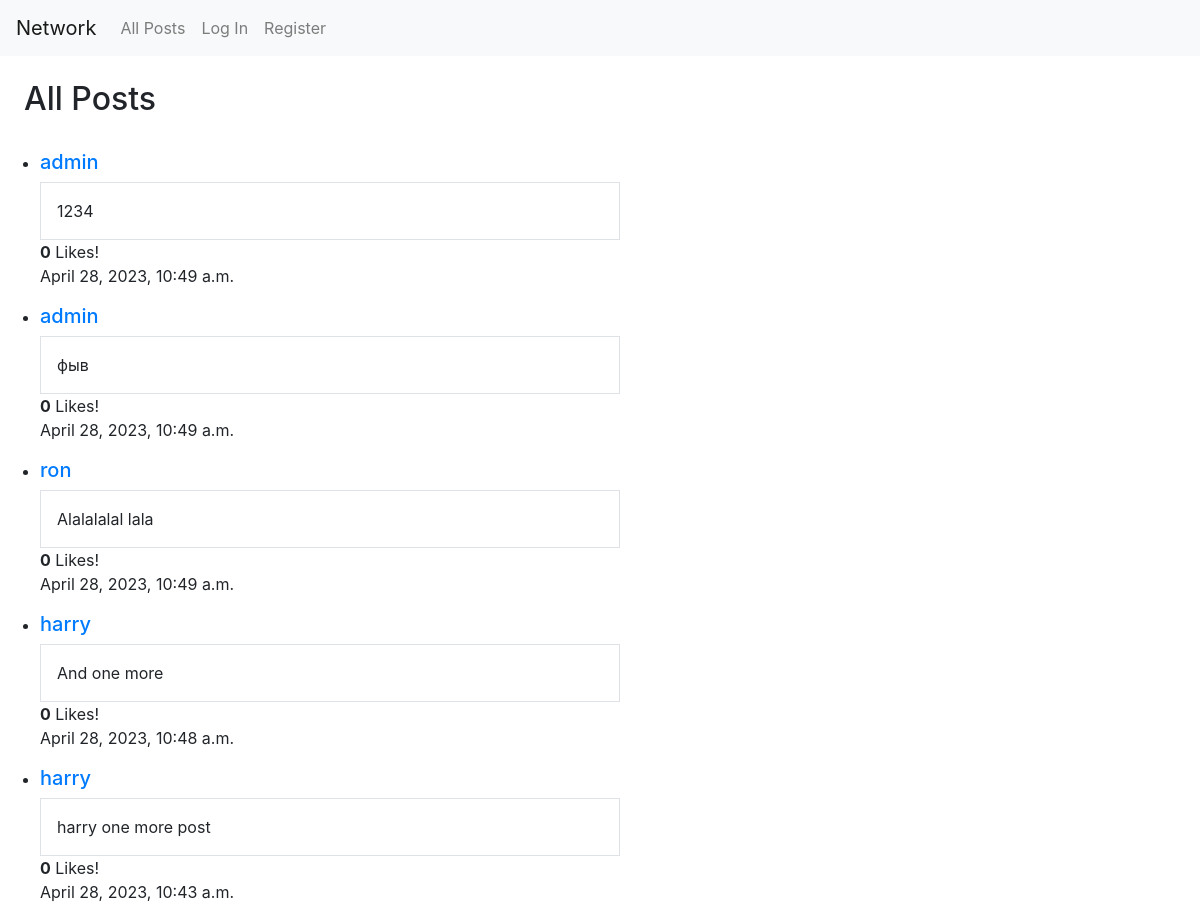
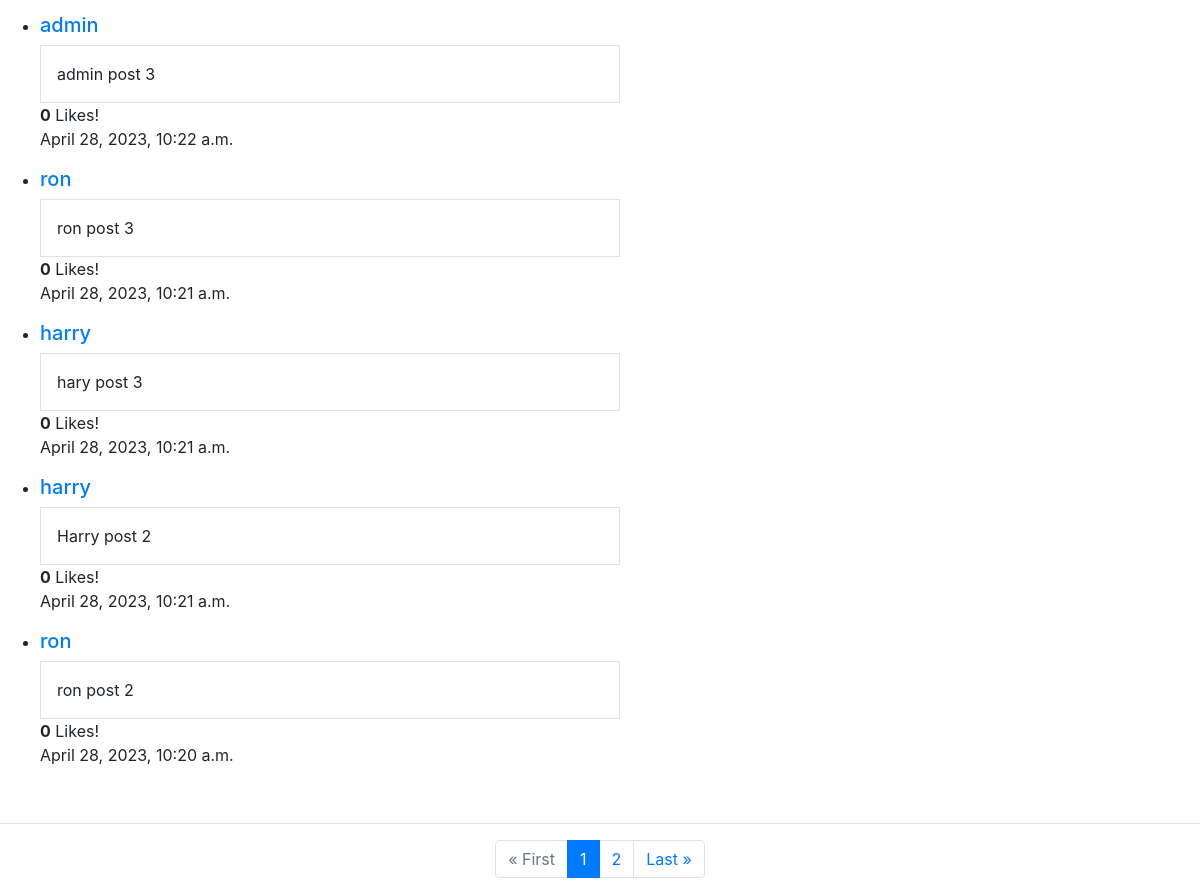
The app's page /, older data (2 pictures, top to bottom).
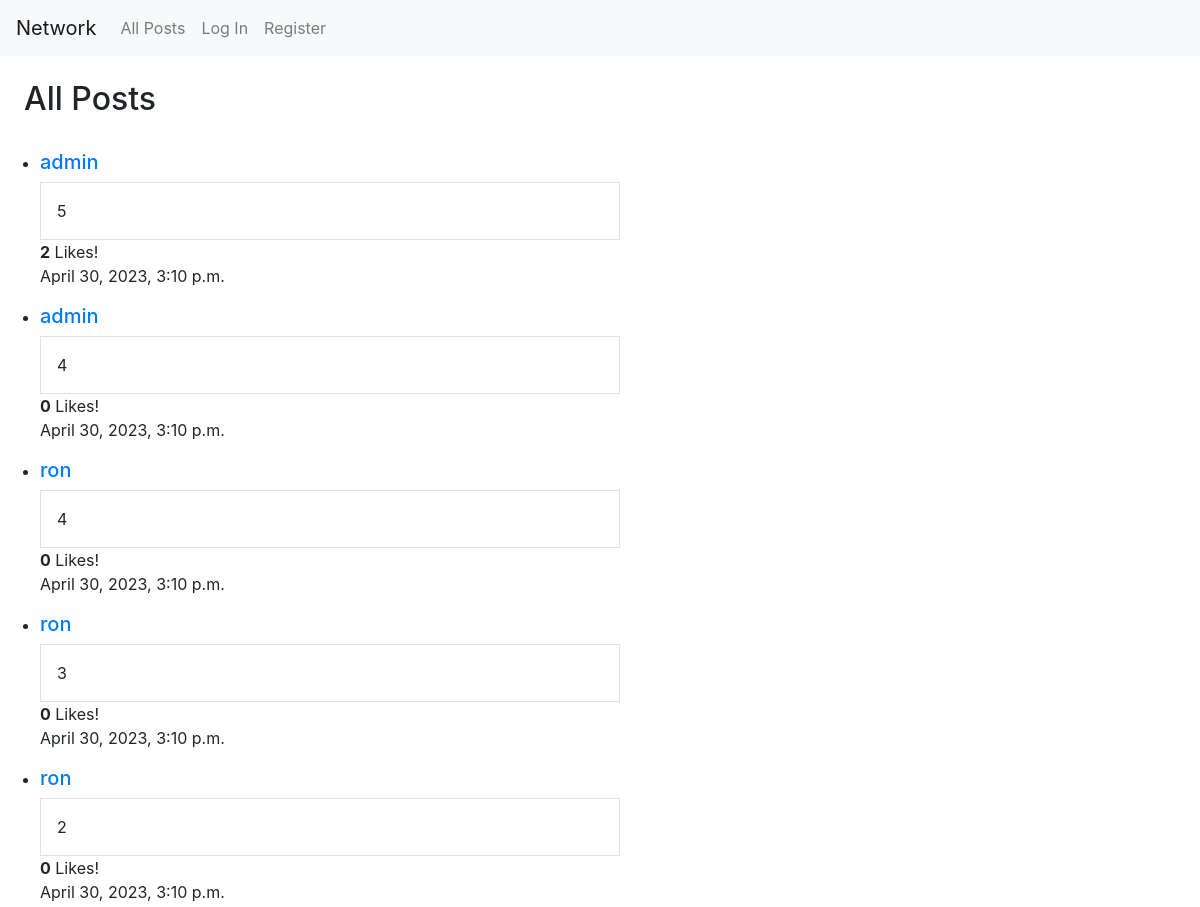
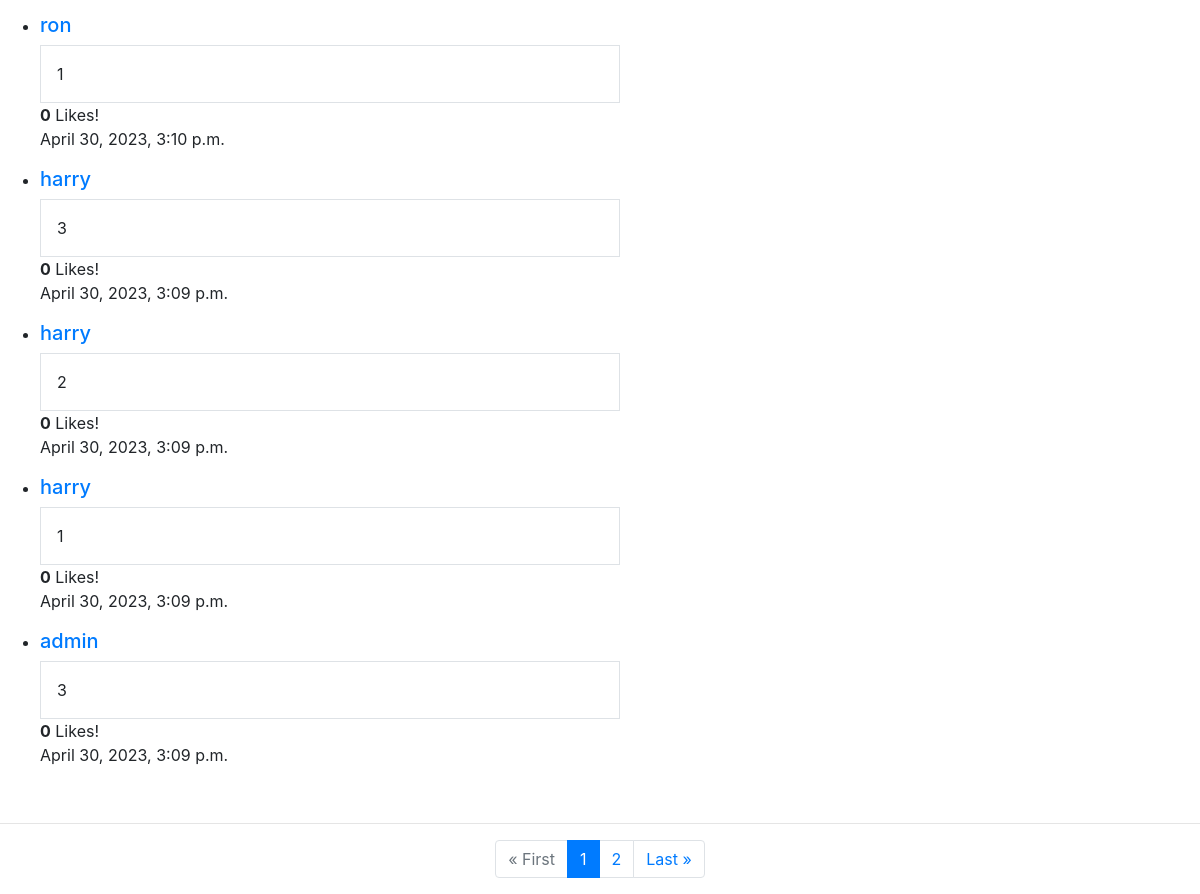
The same page, newer data (2 pictures, top to bottom).
### network/models.py (models this page shows, shortened)
class Post(models.Model):
    author = models.ForeignKey(User, on_delete=models.CASCADE, related_name="posts")
    content = models.CharField(max_length=150)
    likes = models.ManyToManyField(User, blank=True, verbose_name="Users that liked post", related_name="liked_posts")
    date = models.DateTimeField(auto_now_add=True)

class User(AbstractUser):
    pass

### network/views.py (the view)
# urls.py: path("", views.index, name="index"),
def index(request):
    if request.method == "POST":
        form = PostForm(request.POST)
        if form.is_valid():
            new_post = form.save(commit=False)
            new_post.author = request.user
            new_post.save()
            return HttpResponseRedirect(reverse("index"))
        else:
            return HttpResponseRedirect(reverse("index"))
    else:
        post_form = PostForm(initial={"content": "Write something here..."})
        posts = Post.objects.all().order_by("-date")
        paginator = Paginator(posts, 10)
        page_number = request.GET.get('page')
        page_obj = paginator.get_page(page_number)
        return render(request, "network/index.html", {
            "posts": posts,
            "page_obj": page_obj,
            "form": post_form
    })

### network/templates/network/index.html (shortened to what this page needs)
{% extends "network/layout.html" %}
{% block body %}
    <div class="AllPosts">
        <h2 class="p-4">All Posts</h2>
        <ul>
            {% for post in page_obj %}
                <li>
                    <h5><a href="{% url 'profile' user_id=post.author.id %}">{{ post.author }}</a></h5>
                    <div id="content_{{ post.id }}" class="p-3 border w-50">{{ post.content }}</div>
                    <div><b id="likeCount_{{ post.id }}">{{ post.likes.count }}</b> Likes!
                    </div>
                    <p>{{ post.date }}</p>
                </li>
            {% empty %}
                <p>There are no posts yet!</p>
            {% endfor %}
        </ul>
    </div>
    <br/><hr/>
<nav aria-label="Page navigation example">
    <ul class="pagination justify-content-center">
        {% if page_obj.has_previous %}
            <li class="page-item">
                <a class="page-link" href="?page=1">
                    &laquo; First
                </a>
            </li>
            <li class="page-item">
                <a class="page-link" href="?page={{ page_obj.previous_page_number }}">
                    {{ page_obj.previous_page_number }}
                </a>
            </li>
        {% else %}
            <li class="page-item disabled">
                <span class="page-link">
                    &laquo; First
                </span>
            </li>
        {% endif %}
        <li class="page-item active" aria-current="page">
            <span class="page-link">
                {{ page_obj.number }}
            </span>
        </li>
        {% if page_obj.has_next %}
            <li class="page-item">
                <a class="page-link" href="?page={{ page_obj.next_page_number }}">
                    {{ page_obj.next_page_number }}
                </a>
            </li>
            <li class="page-item">
                <a class="page-link" href="?page={{ page_obj.paginator.num_pages }}">
                    Last &raquo;
                </a>
            </li>
        {% else %}
            <li class="page-item disabled">
                <span class="page-link">
                    Last &raquo;
                </span>
            </li>
        {% endif %}
    </ul>
</nav>
{% endblock %}

Row changes from the older to the newer data that the page shows:
removed Post: author "admin", content "1234", likes.count "0", date "April 28, 2023, 10:49 a.m."
removed Post: author "admin", content "фыв", likes.count "0", date "April 28, 2023, 10:49 a.m."
changed Post (number 1 of 10 on the later page): author "ron" → "admin"; content "Alalalalal lala" → "5"; likes.count "0" → "2"; date "April 28, 2023, 10:49 a.m." → "April 30, 2023, 3:10 p.m."
changed Post (number 2 of 10 on the later page): author "harry" → "admin"; content "And one more" → "4"; date "April 28, 2023, 10:48 a.m." → "April 30, 2023, 3:10 p.m."
changed Post (number 3 of 10 on the later page): author "harry" → "ron"; content "harry one more post" → "4"; date "April 28, 2023, 10:43 a.m." → "April 30, 2023, 3:10 p.m."
changed Post (number 4 of 10 on the later page): author "admin" → "ron"; content "admin post 3" → "3"; date "April 28, 2023, 10:22 a.m." → "April 30, 2023, 3:10 p.m."
changed Post (number 5 of 10 on the later page): content "ron post 3" → "2"; date "April 28, 2023, 10:21 a.m." → "April 30, 2023, 3:10 p.m."
changed Post (number 6 of 10 on the later page): author "harry" → "ron"; content "hary post 3" → "1"; date "April 28, 2023, 10:21 a.m." → "April 30, 2023, 3:10 p.m."
changed Post (number 7 of 10 on the later page): content "Harry post 2" → "3"; date "April 28, 2023, 10:21 a.m." → "April 30, 2023, 3:09 p.m."
changed Post (number 8 of 10 on the later page): author "ron" → "harry"; content "ron post 2" → "2"; date "April 28, 2023, 10:20 a.m." → "April 30, 2023, 3:09 p.m."
now on this page (row edited): Post: author "harry", content "1", likes.count "0", date "April 30, 2023, 3:09 p.m."
now on this page (row edited): Post: author "admin", content "3", likes.count "0", date "April 30, 2023, 3:09 p.m."
